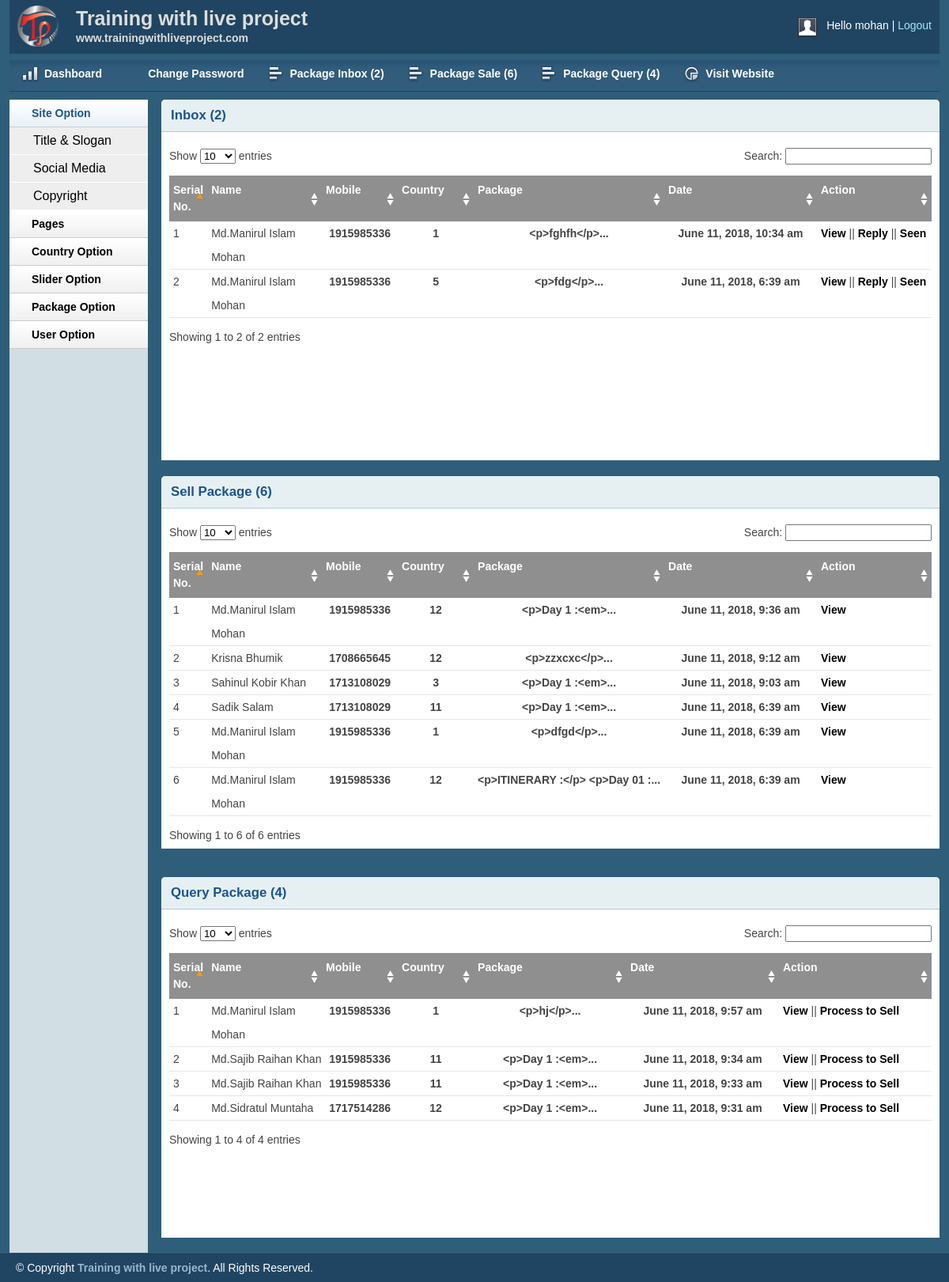
Page /admin/inbox.php (signed in) on the committed database.
### tables this page shows
CREATE TABLE `sell_package` (
  `id` int(11) NOT NULL,
  `fname` varchar(255) NOT NULL,
  `lname` varchar(255) NOT NULL,
  `mobile` int(11) NOT NULL,
  `email` varchar(255) NOT NULL,
  `ptitle` varchar(255) NOT NULL,
  `cat` varchar(255) NOT NULL,
  `pacdetails` text NOT NULL,
  `ref` varchar(255) NOT NULL,
  `author` varchar(255) NOT NULL,
  `mycomm` varchar(255) NOT NULL,
  `status` int(11) NOT NULL DEFAULT '0',
  `date` timestamp NOT NULL DEFAULT CURRENT_TIMESTAMP
);

CREATE TABLE `query_package` (
  `id` int(11) NOT NULL,
  `fname` varchar(255) NOT NULL,
  `lname` varchar(255) NOT NULL,
  `mobile` int(11) NOT NULL,
  `email` varchar(255) NOT NULL,
  `ptitle` varchar(255) NOT NULL,
  `cat` varchar(255) NOT NULL,
  `pacdetails` text NOT NULL,
  `ref` varchar(255) NOT NULL,
  `author` varchar(255) NOT NULL,
  `mycomm` varchar(255) NOT NULL,
  `status` int(11) NOT NULL DEFAULT '3',
  `date` timestamp NOT NULL DEFAULT CURRENT_TIMESTAMP
);

### lib/session.php (called while the page is built, shortened)
<?php
	class Session{
		public static function get($key){
			if(isset($_SESSION[$key])){
				return $_SESSION[$key];
			}else{
				return false;
			}
		}
	}
?>

### lib/Database.php (called while the page is built, shortened)
<?php
Class Database{
	public $host   = DB_HOST;
	public $user   = DB_USER;
	public $pass   = DB_PASS;
	public $dbname = DB_NAME;
	public $link;
	private function connectDB(){
	$this->link = new mysqli($this->host, $this->user, $this->pass, $this->dbname);
 }
	public function select($query){
		$result = $this->link->query($query) or die($this->link->error.__LINE__);
		if($result->num_rows > 0){
			return $result;
		} else {
			return false;
		}
	}
}

### helpers/format.php (called while the page is built, shortened)
<?php
	class format{
		public function formatDate($date){
			return date('F j, Y, g:i a', strtotime($date));
		}
		public function textShorten($text , $limit=400){
				$text = $text." ";
				$text = substr($text, 0,$limit);
				$text = substr($text, 0,strrpos($text, " "));
				$text = $text."...";
				return $text;
		}
	}
?>

### admin/inbox.php (the view, shortened to what this page needs)
<?php include 'inc/header.php'?>
<?php include 'inc/sidebar.php'?>
        <div class="grid_10">
            <div class="box round first grid">
                <h2>Inbox
                		  <?php
                            $query = "SELECT* FROM sell_package  WHERE status = '0' order by id desc";
                            $totalPackage = $db->select($query);
                            if($totalPackage){
                                $count = mysqli_num_rows($totalPackage);
                                echo "(".$count.")";
                         }else{
                            echo "( 0 )";
                         }?>
                </h2>
            <div class="block">
                    <table class="data display datatable" id="example">
					<thead>
						<tr>
							<th width = "5%">Serial No.</th>
							<th width = "15%">Name</th>
							<th width = "10%">Mobile</th>
							<th width = "10%">Country</th>
							<th width = "25%">Package</th>
							<th width = "20%">Date</th>
							<th width = "25%">Action</th>
						</tr>
					</thead>
					<tbody>
						<?php
							$query = "SELECT* FROM sell_package  WHERE status = '0' order by id desc";
							$getPackage = $db->select($query);
							if($getPackage){
								$i=0;
								while($result = $getPackage->fetch_assoc()){
								$i++;
									?>
						<tr class="odd gradeX">
							<td><?php echo $i;?></td>
							<td><?php echo $result['fname']." ". $result['lname'];?></td>
							<th><?php echo $result['mobile'];?></th>
							<th><?php echo $result['cat'];?></th>
							<th><?php echo $fm->textShorten($result['pacdetails'],50);?></th>
							<th><?php echo $fm->formatDate($result['date']);?></th>
							<td>
								<a href="viewmsg.php?vmsgid=<?php echo $result['id'];?>">View</a> ||
								<a href="rplymsg.php?rplymsgid=<?php echo $result['id'];?>">Reply</a> ||
							 	<a  onclick = "return confirm('Are You Sure To Move This Message into Inbox !!')" href="?seenid=<?php echo $result['id'];?>">Seen</a>
							 </td>
						</tr>
					<?php }}?>
					</tbody>
				</table>
               </div>
            </div>
        </div>
        <div class="grid_10">
            <div class="box round first grid">
                <h2>Sell Package
                	<?php
                            $query = "SELECT* FROM sell_package  WHERE status = '1' order by id desc";
                            $totalPackage = $db->select($query);
                            if($totalPackage){
                                $count = mysqli_num_rows($totalPackage);
                                echo "(".$count.")";
                         }else{
                            echo "( 0 )";
                         }?>
                </h2>
                <div class="block">
                    <table class="data display datatable" id="example">
					<thead>
						<tr>
							<th width = "5%">Serial No.</th>
							<th width = "15%">Name</th>
							<th width = "10%">Mobile</th>
							<th width = "10%">Country</th>
							<th width = "25%">Package</th>
							<th width = "20%">Date</th>
							<th width = "25%">Action</th>
						</tr>
					</thead>
						<tbody>
						<?php
							$query = "SELECT* FROM sell_package WHERE status = '1'  order by id desc";
							$getPackage = $db->select($query);
							if($getPackage){
								$i=0;
								while($result = $getPackage->fetch_assoc()){
								$i++;
									?>
						<tr class="odd gradeX">
							<td><?php echo $i;?></td>
							<td><?php echo $result['fname']." ". $result['lname'];?></td>
							<th><?php echo $result['mobile'];?></th>
							<th><?php echo $result['cat'];?></th>
							<th><?php echo $fm->textShorten($result['pacdetails'],50);?></th>
							<th><?php echo $fm->formatDate($result['date']);?></th>
							<td>
								<a href="viewmsg.php?vmsgid=<?php echo $result['id'];?>">View</a>
							 </td>
						</tr>
					<?php }}?>
					</tbody>
				</table>
               </div>
            </div>
        </div>
<div class="grid_10">
            <div class="box round first grid">
                <h2>Query Package
                	<?php
                            $query = "SELECT* FROM query_package  WHERE status = '3' order by id desc";
                            $totalPackage = $db->select($query);
                            if($totalPackage){
                                $count = mysqli_num_rows($totalPackage);
                                echo "(".$count.")";
                         }else{
                            echo "( 0 )";
                         }?>
                </h2>
                <div class="block">
                    <table class="data display datatable" id="example">
					<thead>
						<tr>
							<th width = "5%">Serial No.</th>
							<th width = "15%">Name</th>
							<th width = "10%">Mobile</th>
							<th width = "10%">Country</th>
							<th width = "20%">Package</th>
							<th width = "20%">Date</th>
							<th width = "30%">Action</th>
						</tr>
					</thead>
						<tbody>
						<?php
							$query = "SELECT* FROM query_package WHERE status = '3'  order by id desc";
							$getPackage = $db->select($query);
							if($getPackage){
								$i=0;
								while($result = $getPackage->fetch_assoc()){
								$i++;
									?>
						<tr class="odd gradeX">
							<td><?php echo $i;?></td>
							<td><?php echo $result['fname']." ". $result['lname'];?></td>
							<th><?php echo $result['mobile'];?></th>
							<th><?php echo $result['cat'];?></th>
							<th><?php echo $fm->textShorten($result['pacdetails'],50);?></th>
							<th><?php echo $fm->formatDate($result['date']);?></th>
							<td>
								<a href="viewquery.php?vqueid=<?php echo $result['id'];?>">View</a> ||
							 	<a  onclick = "return confirm('Are You Sure To Move This Message to Admin Inbox !!')" href="?querysellid=<?php echo $result['id'];?>">Process to Sell</a>
							 </td>
						</tr>
					<?php }}?>
					</tbody>
				</table>
               </div>
            </div>
        </div>
<?php include 'inc/footer.php'?>

### admin/inc/header.php (shortened to what this page needs)
<?php
    include '../lib/session.php';
?>
<?php include "../lib/Database.php";?>
<?php include "../helpers/format.php";?>
<?php
    $db = new Database();
    $fm = new format();
?>
<!DOCTYPE html>
<html>
<head>
    <link rel="stylesheet" type="text/css" href="css/reset.css" media="screen" />
    <link rel="stylesheet" type="text/css" href="css/text.css" media="screen" />
    <link rel="stylesheet" type="text/css" href="css/grid.css" media="screen" />
    <link rel="stylesheet" type="text/css" href="css/layout.css" media="screen" />
    <link rel="stylesheet" type="text/css" href="css/nav.css" media="screen" />
    <link href="css/table/demo_page.css" rel="stylesheet" type="text/css" />
</head>
<body>
    <div class="container_12">
        <div class="grid_12 header-repeat">
            <div id="branding">
                <div class="floatleft logo">
                    <img src="img/livelogo.png" alt="Logo" />
				</div>
				<div class="floatleft middle">
					<h1>Training with live project</h1>
					<p>www.trainingwithliveproject.com</p>
				</div>
                <div class="floatright">
                    <div class="floatleft">
                        <img src="img/img-profile.jpg" alt="Profile Pic" /></div>
                    <div class="floatleft marginleft10">
                        <ul class="inline-ul floatleft">
                            <li>Hello <?php echo Session::get('username');?></li>
                            <li><a href="?action=logout">Logout</a></li>
                        </ul>
                    </div>
                </div>
            </div>
        </div>
        <div class="grid_12">
            <ul class="nav main">
                <li class="ic-dashboard"><a href="index.php"><span>Dashboard</span></a> </li>
				<li class="ic-typography"><a href="changepassword.php"><span>Change Password</span></a></li>
				<li class="ic-grid-tables"><a href="inbox.php"><span>Package Inbox
                        <?php
                            $query = "SELECT* FROM sell_package  WHERE status = '0' order by id desc";
                            $totalPackage = $db->select($query);
                            if($totalPackage){
                                $count = mysqli_num_rows($totalPackage);
                                echo "(".$count.")";
                         }else{
                            echo "( 0 )";
                         }?>
                </span></a></li>
                <li class="ic-grid-tables"><a href="packsale.php"><span>Package Sale
                     <?php
                            $query = "SELECT* FROM sell_package  WHERE status = '1' order by id desc";
                            $totalPackage = $db->select($query);
                            if($totalPackage){
                                $count = mysqli_num_rows($totalPackage);
                                echo "(".$count.")";
                         }else{
                            echo "( 0 )";
                         }?>
                </span></a></li>
                <li class="ic-grid-tables"><a href="packquery.php"><span>Package Query
                     <?php
                            $query = "SELECT* FROM query_package  WHERE status = '3' order by id desc";
                            $totalPackage = $db->select($query);
                            if($totalPackage){
                                $count = mysqli_num_rows($totalPackage);
                                echo "(".$count.")";
                         }else{
                            echo "( 0 )";
                         }?>
                </span></a></li>
                <li class="ic-charts"><a href="postlist.php"><span>Visit Website</span></a></li>
            </ul>
        </div>

### admin/inc/sidebar.php (shortened to what this page needs)
<div class="grid_2">
            <div class="box sidemenu">
                <div class="block" id="section-menu">
                    <ul class="section menu">
                       <li><a class="menuitem">Site Option</a>
                            <ul class="submenu">
                                <li><a href="titleslogan.php">Title & Slogan</a></li>
                                <li><a href="social.php">Social Media</a></li>
                                <li><a href="copyright.php">Copyright</a></li>
                            </ul>
                        </li>
                         <li><a class="menuitem">Pages</a>
                        </li>
                        <li>
                            <a class="menuitem">Country Option</a>
                        </li>
                         <li>
                            <a class="menuitem">Slider Option</a>
                        </li>
                        <li><a class="menuitem">Package Option</a>
                        </li>
                        <li><a class="menuitem">User Option</a>
                        </li>
                    </ul>
                </div>
            </div>
        </div>

### admin/inc/footer.php (shortened to what this page needs)
    </div>
    <div id="site_info">
        <p>
         &copy; Copyright <a href="http://trainingwithliveproject.com">Training with live project</a>. All Rights Reserved.
        </p>
    </div>
</body>
</html>

### admin/css/layout.css (style rules this page uses)
body { background: #fff none repeat scroll 0 0; color: #444; font-size: 14px; padding: 0; }
.floatleft { float:left; }
.logo img { margin-top: -15px; width: 52px; }
.middle { margin-left: 22px; margin-top: -14px; }
.middle h1 { color:#ddd;margin:0 }
.middle p { color: #ddd; margin: 0; font-weight: bold; }
.floatright { float:right; }
.inline-ul li { display:inline; color:#fff; }
.marginleft10 { margin-left:10px; }
a { color: #000; font-weight:bold; text-decoration: none; }
.container_12, .container_16 { background:#2E5E79; }
h1, h2, h3, h4, h5, h6 { line-height:1.2em; margin-bottom:.3em; }
h2 { margin-top:1em; }
#branding { font-weight: normal; margin-bottom: 0; padding: 22px 10px 3px; text-align: left; }
.header-repeat { background:url(../img/header-repeat.jpg) repeat-x; }
#branding a { color:#A1EAFF; font-weight:normal; }
#branding a:before { content:" | "; color:#fff; }
#branding ul, #branding ul li { margin:0px; padding:0px; }
#branding li { padding:0px 0px 0px 0px !important; }
.box { background:#fff; margin-bottom:20px; padding:10px 10px 10px 10px; margin-left:-8px; }
.box.grid { padding-bottom:40px; }
.box.round { -moz-border-radius: 5px 5px 0px 0px; -webkit-border-radius: 5px 5px 0px 0px; border-radius: 5px 5px 0px 0px; }
.box h2 { font-size:1.2em; font-weight:bold; color:#1B548D; background:#E6F0F3; margin:-10px -10px 0 -10px; padding:10px 12px; border-bottom:1px solid #B3CBD6; -moz-border-radius: 5px 5px 0px 0px; -webkit-border-radius: 5px 5px 0px 0px; border-radius: 5px 5px 0px 0px; }
.box.first { min-height: 406px; }
.block { padding-top:20px; }
.box.sidemenu { background-color:#D1DEE4; border-right:1px solid #3A5665; padding:0px; margin:0px; cursor:pointer; }
.box.sidemenu .block { padding-top:0px; margin-top:0px; }
p { margin-bottom:1em; }
ul, ol { padding-top:0; }
ul.menu { list-style:none; border-top:1px solid #bbb; }
ul.menu li { margin:0; }
ul.menu li a { display:block; padding:4px 10px; border-bottom:1px solid #ccc; }
ul.menu ul { list-style:none; margin:0; }
ul.menu ul li a { padding-left:30px; }
ul.section { border-top:0; margin-bottom:0; }
ul.section li a { background:url(../img/sidemenu-repeat.jpg) repeat-x; line-height:26px; padding-left:28px; }
ul.section li li a { background:#ddd; border-bottom:1px solid #eee; }
ul.section ul li { text-transform:none; }
ul.section ul.current li a { background: #eee none repeat scroll 0 0; border-bottom: 1px solid #fff; font-size: 16px; font-weight: normal; }
ul.section li a.current { color:#1B548D; background:url(../img/sidemenu-repeat-hover.jpg) repeat-x; }
#site_info { color:#fff; background:#204562; border-top:1px solid #1d3b53; padding-left:20px; }
#site_info p { line-height:35px; margin-bottom:0px; }
#site_info a { color:#9ab6cc; }
.block { padding-bottom:1px; }
table.display { margin: 0 auto; clear: both; width: 100%; }
.sorting_asc { background: #8f8f8f url(../img/table/sort_asc.png) no-repeat center right; padding:8px 5px; text-align:left; color:#fff; }
.sorting { background:#8f8f8f url(../img/table/sort_both.png) no-repeat center right; padding:8px 5px; text-align:left; color:#fff; }
tr.odd { height: 30px; line-height: 30px; border-bottom:1px solid #e6e6e6; }
tr.even { height: 30px; line-height: 30px; border-bottom:1px solid #e6e6e6; }
tr.odd td, tr.even td { padding-left:5px; }

### rows in the picture
sell_package: fname "Md.Manirul Islam", lname "Mohan", mobile "1915985336", cat "1", pacdetails "<p>fghfh</p>...", date "June 11, 2018, 10:34 am"
sell_package: fname "Md.Manirul Islam", lname "Mohan", mobile "1915985336", cat "5", pacdetails "<p>fdg</p>...", date "June 11, 2018, 6:39 am"
sell_package: fname "Md.Manirul Islam", lname "Mohan", mobile "1915985336", cat "12", pacdetails "<p>Day 1 :<em>...", date "June 11, 2018, 9:36 am"
sell_package: fname "Krisna", lname "Bhumik", mobile "1708665645", cat "12", pacdetails "<p>zzxcxc</p>...", date "June 11, 2018, 9:12 am"
sell_package: fname "Sahinul Kobir", lname "Khan", mobile "1713108029", cat "3", pacdetails "<p>Day 1 :<em>...", date "June 11, 2018, 9:03 am"
sell_package: fname "Sadik", lname "Salam", mobile "1713108029", cat "11", pacdetails "<p>Day 1 :<em>...", date "June 11, 2018, 6:39 am"
sell_package: fname "Md.Manirul Islam", lname "Mohan", mobile "1915985336", cat "1", pacdetails "<p>dfgd</p>...", date "June 11, 2018, 6:39 am"
sell_package: fname "Md.Manirul Islam", lname "Mohan", mobile "1915985336", cat "12", pacdetails "<p>ITINERARY :</p> <p>Day 01 :...", date "June 11, 2018, 6:39 am"
query_package: fname "Md.Manirul Islam", lname "Mohan", mobile "1915985336", cat "1", pacdetails "<p>hj</p>...", date "June 11, 2018, 9:57 am"
query_package: fname "Md.Sajib Raihan", lname "Khan", mobile "1915985336", cat "11", pacdetails "<p>Day 1 :<em>...", date "June 11, 2018, 9:34 am"
query_package: fname "Md.Sajib Raihan", lname "Khan", mobile "1915985336", cat "11", pacdetails "<p>Day 1 :<em>...", date "June 11, 2018, 9:33 am"
query_package: fname "Md.Sidratul", lname "Muntaha", mobile "1717514286", cat "12", pacdetails "<p>Day 1 :<em>...", date "June 11, 2018, 9:31 am"

### other values in the picture
Session::get('username') "mohan"
$count "2"
$count "6"
$count "4"
